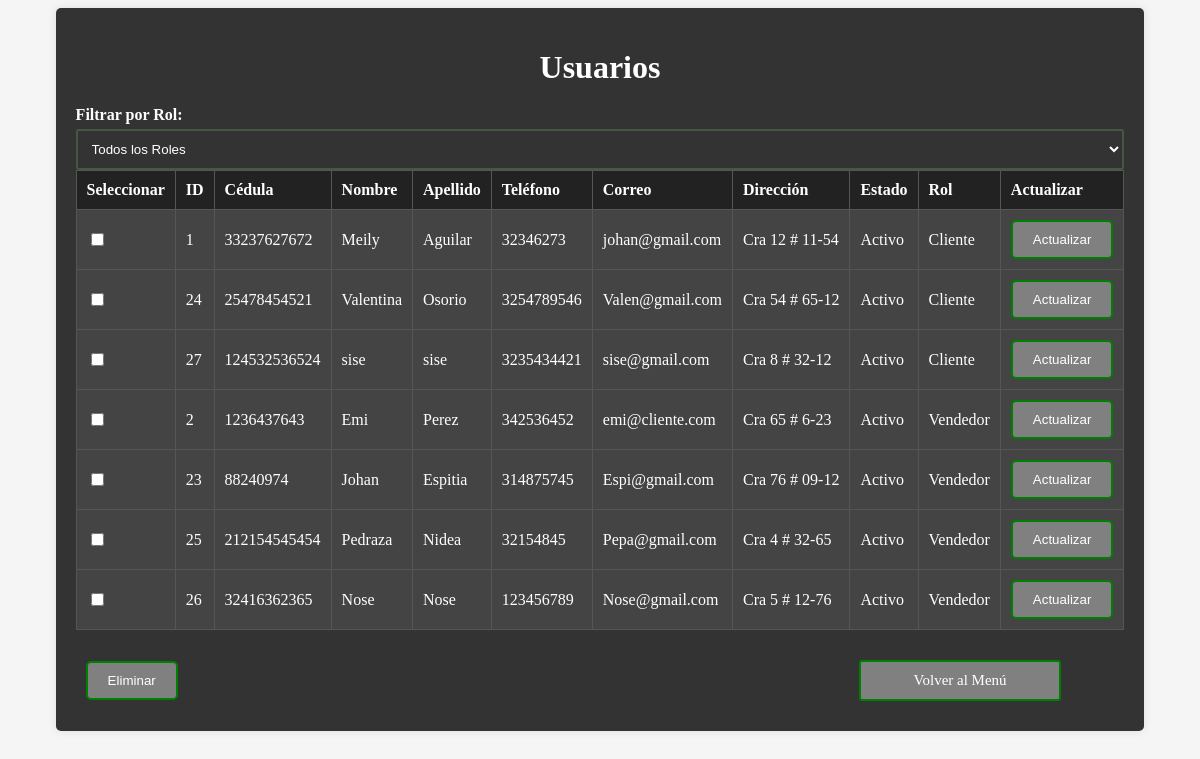
Page /Formularios/Admin/Usuarios/Usuariodate.php on the committed database.
### tables this page shows
CREATE TABLE `persona` (
  `id_Persona` int(11) NOT NULL,
  `nombres` varchar(250) NOT NULL,
  `apellidos` varchar(250) NOT NULL,
  `correo` varchar(250) NOT NULL,
  `Cedula` bigint(20) NOT NULL,
  `Telefono` bigint(20) NOT NULL,
  `Direccion` varchar(50) NOT NULL
);

CREATE TABLE `estado` (
  `id_estado` int(11) NOT NULL,
  `Nombre` varchar(20) NOT NULL
);

CREATE TABLE `rol` (
  `id_Rol` int(11) NOT NULL,
  `rol` varchar(250) NOT NULL
);

### Formularios/Admin/Usuarios/Usuariodate.php (the view, shortened to what this page needs)
<!DOCTYPE html>
<html lang="es">
<head>
    <link rel="stylesheet" href="../../../css/AdminUser.css?<?php echo time(); ?>">
</head>
<body>
<div class="container">
<h1>Usuarios</h1>
<form method="GET" action="">
    <label for="filtro_rol">Filtrar por Rol:</label>
    <select id="filtro_rol" name="filtro_rol" onchange="this.form.submit()">
        <option value="">Todos los Roles</option>
    </select>
</form>
<?php
include('../../../include/Conexion.php');
$consulta = "
    SELECT persona.*, rol.rol, estado.Nombre
    FROM persona
    LEFT JOIN user_rol ON persona.id_Persona = user_rol.id_Persona
    LEFT JOIN rol ON user_rol.id_Rol = rol.id_Rol
    LEFT JOIN estado ON user_rol.id_estado = estado.id_estado
    WHERE user_rol.id_Rol IN (1, 2)";
$resultado = mysqli_query($conn, $consulta);
if (mysqli_num_rows($resultado) > 0) {
    echo "<form id='eliminarForm' action='' method='post'>";
    echo "<table>";
    echo "<tr><th>Seleccionar</th><th>ID</th><th>Cédula</th><th>Nombre</th><th>Apellido</th><th>Teléfono</th><th>Correo</th><th>Dirección</th><th>Estado</th><th>Rol</th><th>Actualizar</th></tr>";
    while ($fila = mysqli_fetch_assoc($resultado)) {
        echo "<tr>";
        echo "<td><input type='checkbox' name='eliminar[]' value='" . $fila['id_Persona'] . "'></td>";
        echo "<td>" . $fila['id_Persona'] . "</td>";
        echo "<td>" . $fila['Cedula'] . "</td>";
        echo "<td>" . $fila['nombres'] . "</td>";
        echo "<td>" . $fila['apellidos'] . "</td>";
        echo "<td>" . $fila['Telefono'] . "</td>";
        echo "<td>" . $fila['correo'] . "</td>";
        echo "<td>" . $fila['Direccion'] . "</td>";
        echo "<td>" . $fila['Nombre'] . "</td>";
        echo "<td>" . $fila['rol'] . "</td>";
        echo "<td><input type='button' value='Actualizar' onclick='abrirModal(" . json_encode($fila) . ")' class='botonEditar'></td>";
        echo "</tr>";
    }
    echo "</table>";
    echo "<input type='button' value='Eliminar' onclick='confirmarEliminacion()' class='botonEliminar'>";
    echo "<a href='../../../template/Admin.php' class='btn'>Volver al Menú</a>";
    echo "</form>";
} else {
    echo "No hay registros para mostrar.";
}
?>
</div>
</body>
</html>

### css/AdminUser.css (style rules this page uses)
body { display: flex; justify-content: center; align-items: flex-start; min-height: 100vh; overflow: auto; background-color: #f5f5f5; }
.container { padding: 20px; background-color: #333; border-radius: 5px; box-shadow: 0 0 10px rgba(0, 0, 0, 0.1); }
h1 { text-align: center; color: white; margin-bottom: 20px; }
table { width: 100%; border-collapse: collapse; background-color: #444; margin-bottom: 20px; }
th, td { padding: 10px; border: 1px solid #555; text-align: left; color: white; }
th { background-color: #222; }
.btn { background-color: gray; color: white; border: 2px solid green; padding: 10px 20px; text-align: center; text-decoration: none; display: inline-block; font-size: 15px; margin: 10px 0; cursor: pointer; width: 15%; border-radius: 3px; }
label { font-weight: bold; display: block; margin-bottom: 5px; color: white; }
input[type="text"], input[type="number"], select, textarea { width: 100%; padding: 10px; border: 2px solid #485744; border-radius: 3px; box-sizing: border-box; background-color: #333; color: white; }
.botonEliminar { margin-right: 65%; margin-left: 10px; background-color: gray; color: white; border: 2px solid green; padding: 10px 20px; border-radius: 5px; cursor: pointer; transition: background-color 0.3s ease, color 0.3s ease; }
.botonEditar { background-color: gray; color: white; border: 2px solid green; padding: 10px 20px; border-radius: 5px; cursor: pointer; transition: background-color 0.3s ease, color 0.3s ease; }

### rows in the picture
persona: id_Persona "1", Cedula "33237627672", nombres "Meily", apellidos "Aguilar", Telefono "32346273", correo "johan@gmail.com", Direccion "Cra 12 # 11-54", estado.Nombre "Activo", rol.rol "Cliente"
persona: id_Persona "24", Cedula "25478454521", nombres "Valentina", apellidos "Osorio", Telefono "3254789546", correo "Valen@gmail.com", Direccion "Cra 54 # 65-12", estado.Nombre "Activo", rol.rol "Cliente"
persona: id_Persona "27", Cedula "124532536524", nombres "sise", apellidos "sise", Telefono "3235434421", correo "sise@gmail.com", Direccion "Cra 8 # 32-12", estado.Nombre "Activo", rol.rol "Cliente"
persona: id_Persona "2", Cedula "1236437643", nombres "Emi", apellidos "Perez", Telefono "342536452", correo "emi@cliente.com", Direccion "Cra 65 # 6-23", estado.Nombre "Activo", rol.rol "Vendedor"
persona: id_Persona "23", Cedula "88240974", nombres "Johan", apellidos "Espitia", Telefono "314875745", correo "Espi@gmail.com", Direccion "Cra 76 # 09-12", estado.Nombre "Activo", rol.rol "Vendedor"
persona: id_Persona "25", Cedula "212154545454", nombres "Pedraza", apellidos "Nidea", Telefono "32154845", correo "Pepa@gmail.com", Direccion "Cra 4 # 32-65", estado.Nombre "Activo", rol.rol "Vendedor"
persona: id_Persona "26", Cedula "32416362365", nombres "Nose", apellidos "Nose", Telefono "123456789", correo "Nose@gmail.com", Direccion "Cra 5 # 12-76", estado.Nombre "Activo", rol.rol "Vendedor"
